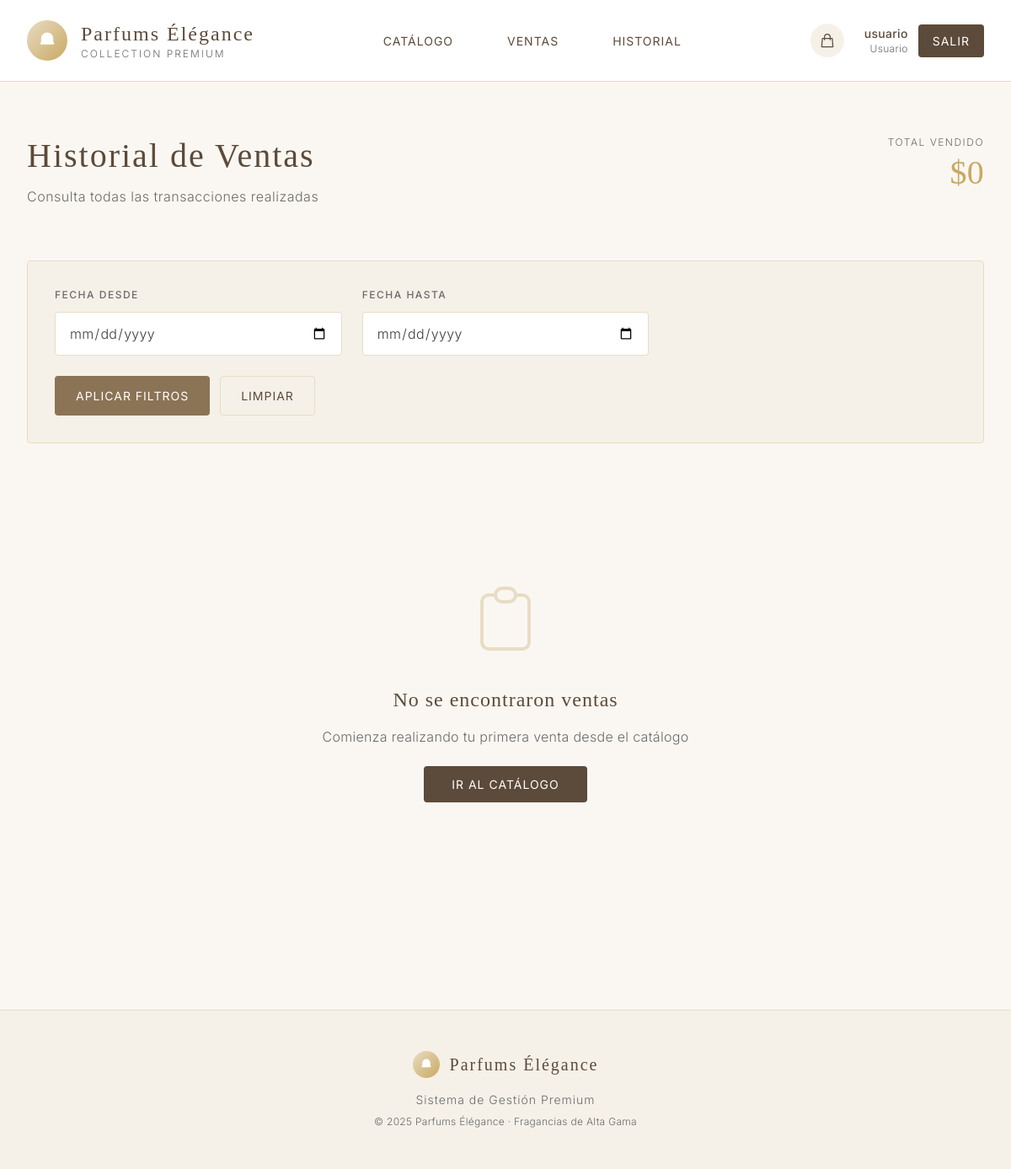
The app's page /sales/ (signed in), older data.
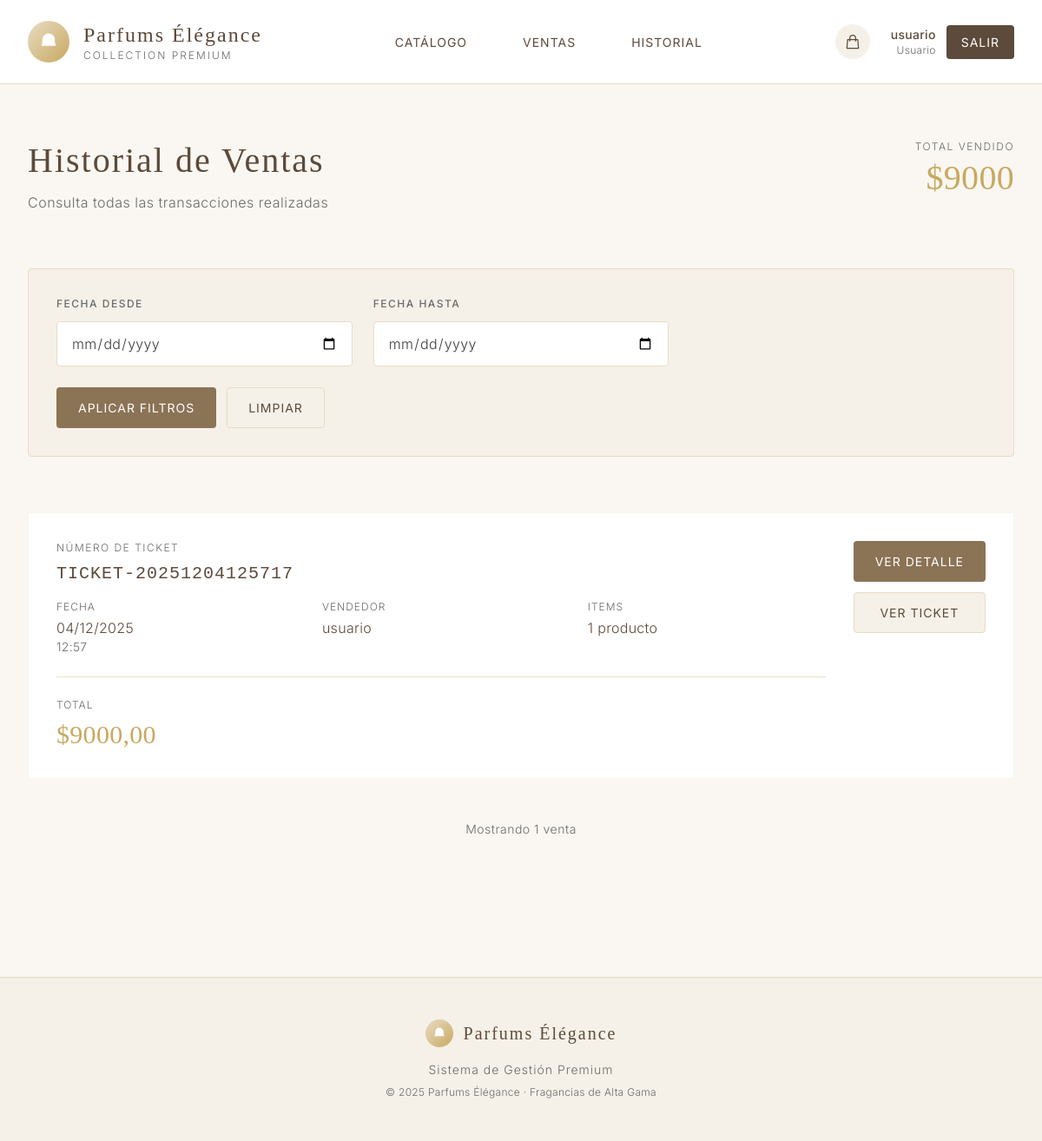
The same page, newer data.
### products/models.py (models this page shows, shortened)
class Sale(models.Model):
    user = models.ForeignKey(User, on_delete=models.CASCADE, verbose_name="Usuario que realizó la venta")
    total = models.DecimalField(max_digits=10, decimal_places=2, verbose_name="Total de la venta")
    created_at = models.DateTimeField(auto_now_add=True, verbose_name="Fecha de venta")
    ticket_number = models.CharField(max_length=50, unique=True, verbose_name="Número de ticket")
    class Meta:
        verbose_name = "Venta"
        verbose_name_plural = "Ventas"
        ordering = ['-created_at']
    def get_items_count(self):
        return self.items.aggregate(total=models.Sum('quantity'))['total'] or 0

### products/views.py (the view)
# urls.py: path('sales/', views.sale_list, name='sale_list'),
@login_required
def sale_list(request):
    sales = Sale.objects.all()
    is_admin = hasattr(request.user, 'profile') and request.user.profile.is_admin
    if not is_admin:
        sales = sales.filter(user=request.user)
    date_from = request.GET.get('date_from')
    date_to = request.GET.get('date_to')
    user_filter = request.GET.get('user')
    if date_from:
        sales = sales.filter(created_at__gte=date_from)
    if date_to:
        sales = sales.filter(created_at__lte=date_to)
    if user_filter and is_admin:
        sales = sales.filter(user_id=user_filter)
    users = User.objects.all() if is_admin else None
    total_sales = sales.aggregate(total=models.Sum('total'))['total'] or 0
    return render(request, 'products/sale_list.html', {
        'sales': sales,
        'users': users,
        'is_admin': is_admin,
        'total_sales': total_sales
    })

### templates/products/sale_list.html (shortened to what this page needs)
{% extends 'base.html' %}
{% block content %}
<div class="mb-16">
    <div class="flex justify-between items-start">
        <div>
            <h1 class="editorial-title mb-3" style="color: var(--dark-brown);">Historial de Ventas</h1>
            <p class="text-base" style="color: var(--soft-gray); letter-spacing: 0.5px;">Consulta todas las transacciones realizadas</p>
        </div>
        <div class="text-right">
            <p class="text-xs mb-2" style="color: var(--soft-gray); letter-spacing: 1.5px; text-transform: uppercase;">Total Vendido</p>
            <p class="serif" style="color: var(--gold-accent); font-size: 2.5rem; font-weight: 500; line-height: 1;">
                ${{ total_sales }}
            </p>
        </div>
    </div>
</div>
<div class="mb-16 p-8 rounded" style="background-color: var(--ivory); border: 1px solid var(--beige);">
    <form method="GET" class="space-y-6">
        <div class="grid grid-cols-1 md:grid-cols-3 gap-6">
            <div>
                <label for="date_from" class="block text-xs font-medium mb-3" style="color: var(--soft-gray); letter-spacing: 1.5px; text-transform: uppercase;">
                    Fecha Desde
                </label>
                <input type="date" name="date_from" id="date_from" value="{{ request.GET.date_from }}"
                       class="w-full px-4 py-3 border rounded text-base"
                       style="border-color: var(--beige); background-color: white; color: var(--charcoal);">
            </div>
            <div>
                <label for="date_to" class="block text-xs font-medium mb-3" style="color: var(--soft-gray); letter-spacing: 1.5px; text-transform: uppercase;">
                    Fecha Hasta
                </label>
                <input type="date" name="date_to" id="date_to" value="{{ request.GET.date_to }}"
                       class="w-full px-4 py-3 border rounded text-base"
                       style="border-color: var(--beige); background-color: white; color: var(--charcoal);">
            </div>
        </div>
        <div class="flex space-x-3">
            <button type="submit" class="minimal-btn px-6 py-3 rounded" style="background-color: var(--soft-brown); color: white;">
                Aplicar Filtros
            </button>
            <a href="{% url 'sale_list' %}" class="minimal-btn px-6 py-3 rounded" style="background-color: var(--ivory); color: var(--dark-brown); border: 1px solid var(--beige);">
                Limpiar
            </a>
        </div>
    </form>
</div>
{% if sales %}
<div class="space-y-6">
    {% for sale in sales %}
    <div class="minimal-card p-8 group">
        <div class="flex items-start justify-between">
            <div class="flex-1">
                <p class="text-xs mb-2" style="color: var(--soft-gray); letter-spacing: 1.5px; text-transform: uppercase;">
                    Número de Ticket
                </p>
                <h3 class="font-mono text-xl mb-4" style="color: var(--dark-brown); letter-spacing: 1px;">
                    {{ sale.ticket_number }}
                </h3>
                <div class="grid grid-cols-3 gap-8 mb-6">
                    <div>
                        <p class="text-xs mb-1" style="color: var(--soft-gray); letter-spacing: 1px; text-transform: uppercase;">
                            Fecha
                        </p>
                        <p class="text-base" style="color: var(--dark-brown);">
                            {{ sale.created_at|date:"d/m/Y" }}
                        </p>
                        <p class="text-sm" style="color: var(--soft-gray);">
                            {{ sale.created_at|date:"H:i" }}
                        </p>
                    </div>
                    <div>
                        <p class="text-xs mb-1" style="color: var(--soft-gray); letter-spacing: 1px; text-transform: uppercase;">
                            Vendedor
                        </p>
                        <p class="text-base" style="color: var(--dark-brown);">
                            {{ sale.user.username }}
                        </p>
                    </div>
                    <div>
                        <p class="text-xs mb-1" style="color: var(--soft-gray); letter-spacing: 1px; text-transform: uppercase;">
                            Items
                        </p>
                        <p class="text-base" style="color: var(--dark-brown);">
                            {{ sale.get_items_count }} producto{{ sale.get_items_count|pluralize }}
                        </p>
                    </div>
                </div>
                <div class="pt-6" style="border-top: 1px solid var(--beige);">
                    <p class="text-xs mb-2" style="color: var(--soft-gray); letter-spacing: 1px; text-transform: uppercase;">
                        Total
                    </p>
                    <p class="serif text-3xl" style="color: var(--gold-accent); font-weight: 500;">
                        ${{ sale.total }}
                    </p>
                </div>
            </div>
            <div class="flex flex-col space-y-3 ml-8">
                <a href="{% url 'sale_detail' sale.pk %}"
                   class="minimal-btn px-6 py-3 rounded text-center whitespace-nowrap"
                   style="background-color: var(--soft-brown); color: white;">
                    Ver Detalle
                </a>
                <a href="{% url 'sale_ticket' sale.pk %}"
                   class="minimal-btn px-6 py-3 rounded text-center whitespace-nowrap"
                   style="background-color: var(--ivory); color: var(--dark-brown); border: 1px solid var(--beige);">
                    Ver Ticket
                </a>
            </div>
        </div>
    </div>
    {% endfor %}
</div>
<div class="mt-12 text-center">
    <p class="text-sm" style="color: var(--soft-gray); letter-spacing: 0.5px;">
        Mostrando {{ sales|length }} venta{{ sales|length|pluralize }}
    </p>
</div>
{% else %}
<div class="text-center py-24">
    <div class="mb-8">
    </div>
    <h2 class="serif text-2xl mb-4" style="color: var(--dark-brown); letter-spacing: 1px;">
        No se encontraron ventas
    </h2>
    <p class="text-base mb-8" style="color: var(--soft-gray); letter-spacing: 0.3px;">
        {% if request.GET.date_from or request.GET.date_to or request.GET.user %}
        Intenta ajustar los filtros para ver más resultados
        {% else %}
        Comienza realizando tu primera venta desde el catálogo
        {% endif %}
    </p>
    {% if request.GET.date_from or request.GET.date_to or request.GET.user %}
    <a href="{% url 'sale_list' %}" class="minimal-btn px-8 py-3 rounded" style="background-color: var(--soft-brown); color: white;">
        Limpiar Filtros
    </a>
    {% else %}
    <a href="{% url 'product_list' %}" class="minimal-btn px-8 py-3 rounded" style="background-color: var(--dark-brown); color: white;">
        Ir al Catálogo
    </a>
    {% endif %}
</div>
{% endif %}
{% endblock %}

### templates/base.html (shortened to what this page needs)
<!DOCTYPE html>
<html lang="es">
<head>
    <script src="https://cdn.tailwindcss.com"></script>
</head>
<body class="min-h-screen">
    {% if user.is_authenticated %}
    <nav class="bg-white border-b border-gray-200 sticky top-0 z-50" style="border-color: var(--beige);">
        <div class="max-w-7xl mx-auto px-8">
            <div class="flex justify-between items-center py-6">
                <div class="flex items-center space-x-4">
                    <div class="w-12 h-12 rounded-full flex items-center justify-center" style="background: linear-gradient(135deg, var(--beige) 0%, var(--gold-accent) 100%);">
                        <svg class="w-6 h-6 text-white" fill="currentColor" viewBox="0 0 20 20">
                            <path d="M10 2a6 6 0 00-6 6v3.586l-.707.707A1 1 0 004 14h12a1 1 0 00.707-1.707L16 11.586V8a6 6 0 00-6-6z"/>
                        </svg>
                    </div>
                    <div>
                        <h1 class="serif text-2xl" style="color: var(--dark-brown); letter-spacing: 2px; font-weight: 300;">Parfums Élégance</h1>
                        <p class="text-xs" style="color: var(--soft-gray); letter-spacing: 2px;">COLLECTION PREMIUM</p>
                    </div>
                </div>
                <div class="hidden md:flex items-center space-x-8">
                    <a href="{% url 'product_list' %}" class="nav-link">Catálogo</a>
                    <a href="{% url 'sale_list' %}" class="nav-link">Ventas</a>
                    <a href="{% url 'history_list' %}" class="nav-link">Historial</a>
                </div>
                <div class="flex items-center space-x-6">
                    <a href="{% url 'cart_view' %}" class="relative group">
                        <div class="w-10 h-10 rounded-full flex items-center justify-center transition-all" style="background-color: var(--ivory);">
                            <svg class="w-5 h-5" style="color: var(--dark-brown);" fill="none" stroke="currentColor" viewBox="0 0 24 24">
                                <path stroke-linecap="round" stroke-linejoin="round" stroke-width="1.5" d="M16 11V7a4 4 0 00-8 0v4M5 9h14l1 12H4L5 9z"/>
                            </svg>
                        </div>
                    </a>
                    <div class="flex items-center space-x-3">
                        <div class="text-right">
                            <p class="text-sm font-medium" style="color: var(--dark-brown);">{{ user.username }}</p>
                            <p class="text-xs" style="color: var(--soft-gray);">
                                {% if user.profile.is_admin %}Administrador{% else %}Usuario{% endif %}
                            </p>
                        </div>
                        <a href="{% url 'logout' %}" class="minimal-btn px-4 py-2 rounded" style="background-color: var(--dark-brown); color: white;">
                            Salir
                        </a>
                    </div>
                </div>
            </div>
        </div>
    </nav>
    {% endif %}
    <main class="max-w-7xl mx-auto px-8 py-16 fade-in">
        {% block content %}
        {% endblock %}
    </main>
    {% if user.is_authenticated %}
    <footer class="mt-24 border-t py-12" style="border-color: var(--beige); background-color: var(--ivory);">
        <div class="max-w-7xl mx-auto px-8">
            <div class="text-center">
                <div class="flex items-center justify-center space-x-3 mb-4">
                    <div class="w-8 h-8 rounded-full flex items-center justify-center" style="background: linear-gradient(135deg, var(--beige) 0%, var(--gold-accent) 100%);">
                        <svg class="w-4 h-4 text-white" fill="currentColor" viewBox="0 0 20 20">
                            <path d="M10 2a6 6 0 00-6 6v3.586l-.707.707A1 1 0 004 14h12a1 1 0 00.707-1.707L16 11.586V8a6 6 0 00-6-6z"/>
                        </svg>
                    </div>
                    <h3 class="serif text-xl" style="color: var(--dark-brown); letter-spacing: 2px;">Parfums Élégance</h3>
                </div>
                <p class="text-sm mb-2" style="color: var(--soft-gray); letter-spacing: 1px;">Sistema de Gestión Premium</p>
                <p class="text-xs" style="color: var(--soft-gray);">© 2025 Parfums Élégance · Fragancias de Alta Gama</p>
            </div>
        </div>
    </footer>
    {% endif %}
</body>
</html>

### templates/base.html (style rules this page uses)
:root { --cream: #FAF7F2; --beige: #E8DCC4; --ivory: #F5F1E8; --soft-brown: #8B7355; --dark-brown: #5C4A3A; --gold-accent: #C9A961; --soft-gray: #6B6B6B; --charcoal: #3D3D3D; }
body { font-family: 'Inter', sans-serif; background-color: var(--cream); color: var(--charcoal); font-weight: 300; letter-spacing: 0.3px; }
h1, h2, h3, h4, h5, h6 { font-family: 'Cormorant Garamond', serif; font-weight: 400; letter-spacing: 1px; }
.serif { font-family: 'Cormorant Garamond', serif; }
.editorial-title { font-family: 'Cormorant Garamond', serif; font-weight: 300; font-size: 2.5rem; letter-spacing: 2px; line-height: 1.2; }
.minimal-btn { font-family: 'Inter', sans-serif; font-weight: 400; font-size: 0.875rem; letter-spacing: 1px; text-transform: uppercase; transition: all 0.3s ease; border: 1px solid transparent; }
.minimal-card { background: white; border-radius: 2px; transition: all 0.4s cubic-bezier(0.4, 0, 0.2, 1); border: 1px solid rgba(232, 220, 196, 0.3); }
.fade-in { animation: fadeIn 0.6s ease-out; }
.nav-link { position: relative; padding: 8px 16px; color: var(--dark-brown); font-size: 0.875rem; font-weight: 400; letter-spacing: 1px; text-transform: uppercase; transition: color 0.3s ease; }
.nav-link::after { content: ''; position: absolute; bottom: 0; left: 50%; transform: translateX(-50%); width: 0; height: 1px; background: var(--gold-accent); transition: width 0.3s ease; }

Row changes from the older to the newer data that the page shows:
added Sale: ticket_number "TICKET-20251204125717", created_at "04/12/2025", created_at "12:57", user.username "usuario", get_items_count "1", total "9000,00"
Text that changed along with them:
{{ total_sales }}: "0" → "9000"
{{ sales|length }}: (not shown) → "1"
text no longer shown: "No se encontraron ventas Comienza realizando tu primera venta desde el catálogo IR AL CATÁLOGO"
text now shown: "Mostrando venta"
